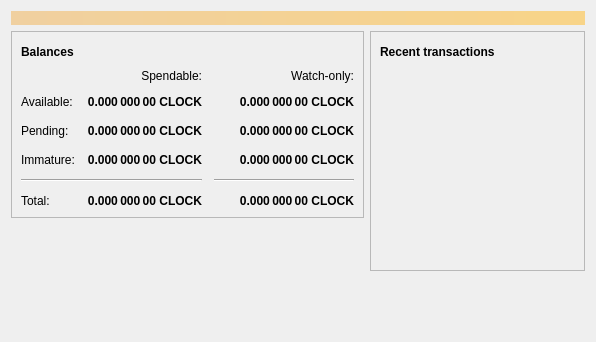
<?xml version="1.0" encoding="UTF-8"?>
<ui version="4.0">
 <class>OverviewPage</class>
 <widget class="QWidget" name="OverviewPage">
  <property name="geometry">
   <rect>
    <x>0</x>
    <y>0</y>
    <width>596</width>
    <height>342</height>
   </rect>
  </property>
  <property name="windowTitle">
   <string>Form</string>
  </property>
  <layout class="QVBoxLayout" name="topLayout">
   <item>
    <widget class="QLabel" name="labelAlerts">
     <property name="visible">
      <bool>false</bool>
     </property>
     <property name="styleSheet">
      <string notr="true">QLabel { background-color: qlineargradient(x1: 0, y1: 0, x2: 1, y2: 0, stop:0 #F0D0A0, stop:1 #F8D488); color:#000000; }</string>
     </property>
     <property name="wordWrap">
      <bool>true</bool>
     </property>
     <property name="margin">
      <number>3</number>
     </property>
     <property name="textInteractionFlags">
      <set>Qt::TextSelectableByMouse</set>
     </property>
    </widget>
   </item>
   <item>
    <layout class="QHBoxLayout" name="horizontalLayout" stretch="1,1">
     <item>
      <layout class="QVBoxLayout" name="verticalLayout_2">
       <item>
        <widget class="QFrame" name="frame">
         <property name="frameShape">
          <enum>QFrame::StyledPanel</enum>
         </property>
         <property name="frameShadow">
          <enum>QFrame::Raised</enum>
         </property>
         <layout class="QVBoxLayout" name="verticalLayout_4">
          <item>
           <layout class="QHBoxLayout" name="horizontalLayout_4">
            <item>
             <widget class="QLabel" name="label_5">
              <property name="font">
               <font>
                <weight>75</weight>
                <bold>true</bold>
               </font>
              </property>
              <property name="text">
               <string>Balances</string>
              </property>
             </widget>
            </item>
            <item>
             <widget class="QPushButton" name="labelWalletStatus">
              <property name="enabled">
               <bool>true</bool>
              </property>
              <property name="maximumSize">
               <size>
                <width>30</width>
                <height>16777215</height>
               </size>
              </property>
              <property name="toolTip">
               <string>The displayed information may be out of date. Your wallet automatically synchronizes with the Clockspeed network after a connection is established, but this process has not completed yet.</string>
              </property>
              <property name="text">
               <string/>
              </property>
              <property name="icon">
               <iconset resource="../bitcoin.qrc">
                <normaloff>:/icons/warning</normaloff>
                <disabledoff>:/icons/warning</disabledoff>:/icons/warning</iconset>
              </property>
              <property name="iconSize">
               <size>
                <width>24</width>
                <height>24</height>
               </size>
              </property>
              <property name="flat">
               <bool>true</bool>
              </property>
             </widget>
            </item>
            <item>
             <spacer name="horizontalSpacer_3">
              <property name="orientation">
               <enum>Qt::Horizontal</enum>
              </property>
              <property name="sizeHint" stdset="0">
               <size>
                <width>40</width>
                <height>20</height>
               </size>
              </property>
             </spacer>
            </item>
           </layout>
          </item>
          <item>
           <layout class="QGridLayout" name="gridLayout">
            <property name="spacing">
             <number>12</number>
            </property>
            <item row="2" column="2">
             <widget class="QLabel" name="labelWatchPending">
              <property name="font">
               <font>
                <weight>75</weight>
                <bold>true</bold>
               </font>
              </property>
              <property name="cursor">
               <cursorShape>IBeamCursor</cursorShape>
              </property>
              <property name="toolTip">
               <string>Unconfirmed transactions to watch-only addresses</string>
              </property>
              <property name="text">
               <string notr="true">0.000 000 00 CLOCK</string>
              </property>
              <property name="alignment">
               <set>Qt::AlignRight|Qt::AlignTrailing|Qt::AlignVCenter</set>
              </property>
              <property name="textInteractionFlags">
               <set>Qt::LinksAccessibleByMouse|Qt::TextSelectableByKeyboard|Qt::TextSelectableByMouse</set>
              </property>
             </widget>
            </item>
            <item row="2" column="1">
             <widget class="QLabel" name="labelUnconfirmed">
              <property name="font">
               <font>
                <weight>75</weight>
                <bold>true</bold>
               </font>
              </property>
              <property name="cursor">
               <cursorShape>IBeamCursor</cursorShape>
              </property>
              <property name="toolTip">
               <string>Total of transactions that have yet to be confirmed, and do not yet count toward the spendable balance</string>
              </property>
              <property name="text">
               <string notr="true">0.000 000 00 CLOCK</string>
              </property>
              <property name="alignment">
               <set>Qt::AlignRight|Qt::AlignTrailing|Qt::AlignVCenter</set>
              </property>
              <property name="textInteractionFlags">
               <set>Qt::LinksAccessibleByMouse|Qt::TextSelectableByKeyboard|Qt::TextSelectableByMouse</set>
              </property>
             </widget>
            </item>
            <item row="3" column="2">
             <widget class="QLabel" name="labelWatchImmature">
              <property name="font">
               <font>
                <weight>75</weight>
                <bold>true</bold>
               </font>
              </property>
              <property name="cursor">
               <cursorShape>IBeamCursor</cursorShape>
              </property>
              <property name="toolTip">
               <string>Mined balance in watch-only addresses that has not yet matured</string>
              </property>
              <property name="text">
               <string notr="true">0.000 000 00 CLOCK</string>
              </property>
              <property name="alignment">
               <set>Qt::AlignRight|Qt::AlignTrailing|Qt::AlignVCenter</set>
              </property>
              <property name="textInteractionFlags">
               <set>Qt::LinksAccessibleByMouse|Qt::TextSelectableByKeyboard|Qt::TextSelectableByMouse</set>
              </property>
             </widget>
            </item>
            <item row="4" column="0" colspan="2">
             <widget class="Line" name="line">
              <property name="orientation">
               <enum>Qt::Horizontal</enum>
              </property>
             </widget>
            </item>
            <item row="4" column="2">
             <widget class="Line" name="lineWatchBalance">
              <property name="sizePolicy">
               <sizepolicy hsizetype="Preferred" vsizetype="Fixed">
                <horstretch>0</horstretch>
                <verstretch>0</verstretch>
               </sizepolicy>
              </property>
              <property name="minimumSize">
               <size>
                <width>140</width>
                <height>0</height>
               </size>
              </property>
              <property name="orientation">
               <enum>Qt::Horizontal</enum>
              </property>
             </widget>
            </item>
            <item row="5" column="0">
             <widget class="QLabel" name="labelTotalText">
              <property name="text">
               <string>Total:</string>
              </property>
             </widget>
            </item>
            <item row="3" column="1">
             <widget class="QLabel" name="labelImmature">
              <property name="font">
               <font>
                <weight>75</weight>
                <bold>true</bold>
               </font>
              </property>
              <property name="cursor">
               <cursorShape>IBeamCursor</cursorShape>
              </property>
              <property name="toolTip">
               <string>Mined balance that has not yet matured</string>
              </property>
              <property name="text">
               <string notr="true">0.000 000 00 CLOCK</string>
              </property>
              <property name="alignment">
               <set>Qt::AlignRight|Qt::AlignTrailing|Qt::AlignVCenter</set>
              </property>
              <property name="textInteractionFlags">
               <set>Qt::LinksAccessibleByMouse|Qt::TextSelectableByKeyboard|Qt::TextSelectableByMouse</set>
              </property>
             </widget>
            </item>
            <item row="2" column="3">
             <spacer name="horizontalSpacer_2">
              <property name="orientation">
               <enum>Qt::Horizontal</enum>
              </property>
              <property name="sizeHint" stdset="0">
               <size>
                <width>40</width>
                <height>20</height>
               </size>
              </property>
             </spacer>
            </item>
            <item row="3" column="0">
             <widget class="QLabel" name="labelImmatureText">
              <property name="text">
               <string>Immature:</string>
              </property>
             </widget>
            </item>
            <item row="5" column="1">
             <widget class="QLabel" name="labelTotal">
              <property name="font">
               <font>
                <weight>75</weight>
                <bold>true</bold>
               </font>
              </property>
              <property name="cursor">
               <cursorShape>IBeamCursor</cursorShape>
              </property>
              <property name="toolTip">
               <string>Your current total balance</string>
              </property>
              <property name="text">
               <string notr="true">0.000 000 00 CLOCK</string>
              </property>
              <property name="alignment">
               <set>Qt::AlignRight|Qt::AlignTrailing|Qt::AlignVCenter</set>
              </property>
              <property name="textInteractionFlags">
               <set>Qt::LinksAccessibleByMouse|Qt::TextSelectableByKeyboard|Qt::TextSelectableByMouse</set>
              </property>
             </widget>
            </item>
            <item row="5" column="2">
             <widget class="QLabel" name="labelWatchTotal">
              <property name="font">
               <font>
                <weight>75</weight>
                <bold>true</bold>
               </font>
              </property>
              <property name="cursor">
               <cursorShape>IBeamCursor</cursorShape>
              </property>
              <property name="toolTip">
               <string>Current total balance in watch-only addresses</string>
              </property>
              <property name="text">
               <string notr="true">0.000 000 00 CLOCK</string>
              </property>
              <property name="alignment">
               <set>Qt::AlignRight|Qt::AlignTrailing|Qt::AlignVCenter</set>
              </property>
              <property name="textInteractionFlags">
               <set>Qt::LinksAccessibleByMouse|Qt::TextSelectableByKeyboard|Qt::TextSelectableByMouse</set>
              </property>
             </widget>
            </item>
            <item row="0" column="2">
             <widget class="QLabel" name="labelWatchonly">
              <property name="text">
               <string>Watch-only:</string>
              </property>
              <property name="alignment">
               <set>Qt::AlignRight|Qt::AlignTrailing|Qt::AlignVCenter</set>
              </property>
             </widget>
            </item>
            <item row="1" column="0">
             <widget class="QLabel" name="labelBalanceText">
              <property name="text">
               <string>Available:</string>
              </property>
             </widget>
            </item>
            <item row="1" column="1">
             <widget class="QLabel" name="labelBalance">
              <property name="font">
               <font>
                <weight>75</weight>
                <bold>true</bold>
               </font>
              </property>
              <property name="cursor">
               <cursorShape>IBeamCursor</cursorShape>
              </property>
              <property name="toolTip">
               <string>Your current spendable balance</string>
              </property>
              <property name="text">
               <string notr="true">0.000 000 00 CLOCK</string>
              </property>
              <property name="alignment">
               <set>Qt::AlignRight|Qt::AlignTrailing|Qt::AlignVCenter</set>
              </property>
              <property name="textInteractionFlags">
               <set>Qt::LinksAccessibleByMouse|Qt::TextSelectableByKeyboard|Qt::TextSelectableByMouse</set>
              </property>
             </widget>
            </item>
            <item row="1" column="2">
             <widget class="QLabel" name="labelWatchAvailable">
              <property name="font">
               <font>
                <weight>75</weight>
                <bold>true</bold>
               </font>
              </property>
              <property name="cursor">
               <cursorShape>IBeamCursor</cursorShape>
              </property>
              <property name="toolTip">
               <string>Your current balance in watch-only addresses</string>
              </property>
              <property name="text">
               <string notr="true">0.000 000 00 CLOCK</string>
              </property>
              <property name="alignment">
               <set>Qt::AlignRight|Qt::AlignTrailing|Qt::AlignVCenter</set>
              </property>
              <property name="textInteractionFlags">
               <set>Qt::LinksAccessibleByMouse|Qt::TextSelectableByKeyboard|Qt::TextSelectableByMouse</set>
              </property>
             </widget>
            </item>
            <item row="2" column="0">
             <widget class="QLabel" name="labelPendingText">
              <property name="text">
               <string>Pending:</string>
              </property>
             </widget>
            </item>
            <item row="0" column="1">
             <widget class="QLabel" name="labelSpendable">
              <property name="text">
               <string>Spendable:</string>
              </property>
              <property name="alignment">
               <set>Qt::AlignRight|Qt::AlignTrailing|Qt::AlignVCenter</set>
              </property>
             </widget>
            </item>
           </layout>
          </item>
         </layout>
        </widget>
       </item>
       <item>
        <spacer name="verticalSpacer">
         <property name="orientation">
          <enum>Qt::Vertical</enum>
         </property>
         <property name="sizeHint" stdset="0">
          <size>
           <width>20</width>
           <height>40</height>
          </size>
         </property>
        </spacer>
       </item>
      </layout>
     </item>
     <item>
      <layout class="QVBoxLayout" name="verticalLayout_3">
       <item>
        <widget class="QFrame" name="frame_2">
         <property name="frameShape">
          <enum>QFrame::StyledPanel</enum>
         </property>
         <property name="frameShadow">
          <enum>QFrame::Raised</enum>
         </property>
         <layout class="QVBoxLayout" name="verticalLayout">
          <item>
           <layout class="QHBoxLayout" name="horizontalLayout_2">
            <item>
             <widget class="QLabel" name="label_4">
              <property name="font">
               <font>
                <weight>75</weight>
                <bold>true</bold>
               </font>
              </property>
              <property name="text">
               <string>Recent transactions</string>
              </property>
             </widget>
            </item>
            <item>
             <widget class="QPushButton" name="labelTransactionsStatus">
              <property name="enabled">
               <bool>true</bool>
              </property>
              <property name="maximumSize">
               <size>
                <width>30</width>
                <height>16777215</height>
               </size>
              </property>
              <property name="toolTip">
               <string>The displayed information may be out of date. Your wallet automatically synchronizes with the Clockspeed network after a connection is established, but this process has not completed yet.</string>
              </property>
              <property name="text">
               <string/>
              </property>
              <property name="icon">
               <iconset resource="../bitcoin.qrc">
                <normaloff>:/icons/warning</normaloff>
                <disabledoff>:/icons/warning</disabledoff>:/icons/warning</iconset>
              </property>
              <property name="iconSize">
               <size>
                <width>24</width>
                <height>24</height>
               </size>
              </property>
              <property name="flat">
               <bool>true</bool>
              </property>
             </widget>
            </item>
            <item>
             <spacer name="horizontalSpacer">
              <property name="orientation">
               <enum>Qt::Horizontal</enum>
              </property>
              <property name="sizeHint" stdset="0">
               <size>
                <width>40</width>
                <height>20</height>
               </size>
              </property>
             </spacer>
            </item>
           </layout>
          </item>
          <item>
           <widget class="QListView" name="listTransactions">
            <property name="styleSheet">
             <string notr="true">QListView { background: transparent; }</string>
            </property>
            <property name="frameShape">
             <enum>QFrame::NoFrame</enum>
            </property>
            <property name="verticalScrollBarPolicy">
             <enum>Qt::ScrollBarAlwaysOff</enum>
            </property>
            <property name="horizontalScrollBarPolicy">
             <enum>Qt::ScrollBarAlwaysOff</enum>
            </property>
            <property name="selectionMode">
             <enum>QAbstractItemView::NoSelection</enum>
            </property>
           </widget>
          </item>
         </layout>
        </widget>
       </item>
       <item>
        <spacer name="verticalSpacer_2">
         <property name="orientation">
          <enum>Qt::Vertical</enum>
         </property>
         <property name="sizeHint" stdset="0">
          <size>
           <width>20</width>
           <height>40</height>
          </size>
         </property>
        </spacer>
       </item>
      </layout>
     </item>
    </layout>
   </item>
  </layout>
 </widget>
 <resources/>
 <connections/>
</ui>
